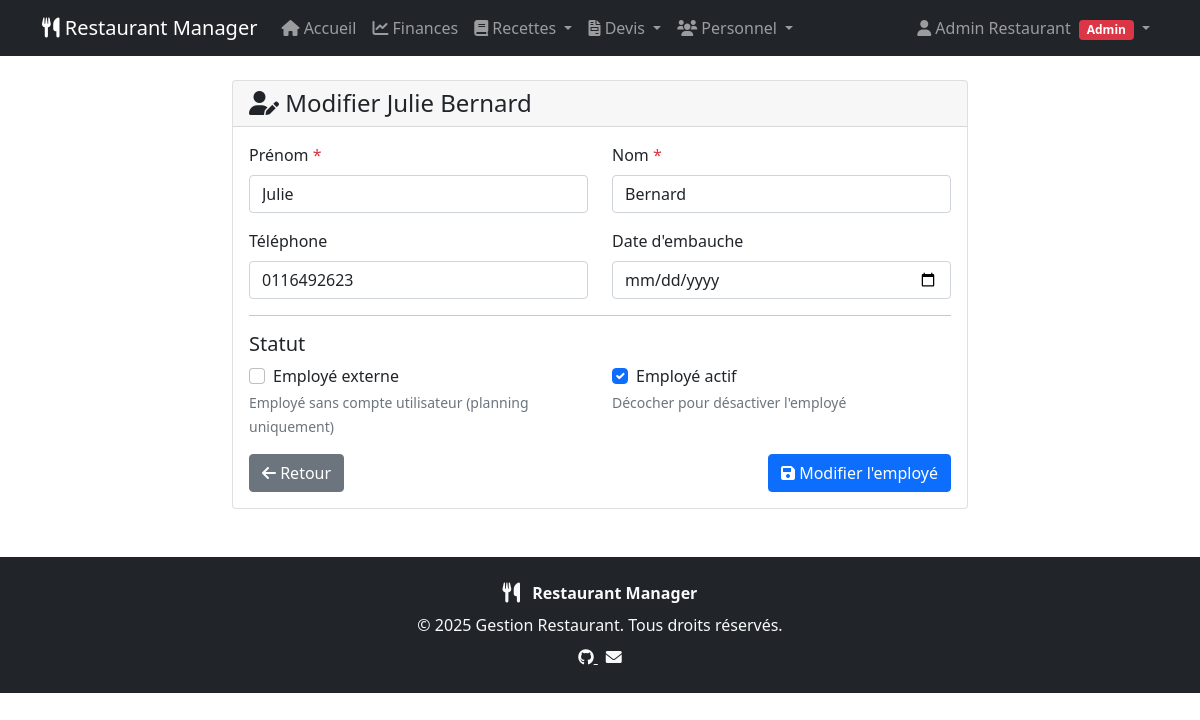
The page /personnel/employes/3/modifier/ (signed in) on the database its author committed.
### staff/models.py (models this page shows, shortened)
class Employee(models.Model):
    user = models.OneToOneField(
        User,
        null=True,
        blank=True,
        on_delete=models.CASCADE,
        verbose_name="Compte utilisateur",
        help_text="Laisser vide pour un employé externe"
    )
    first_name = models.CharField(max_length=100, verbose_name="Prénom")
    last_name = models.CharField(max_length=100, verbose_name="Nom")
    phone = models.CharField(
        max_length=20,
        blank=True,
        verbose_name="Téléphone",
        help_text="Numéro de téléphone de contact"
    )
    is_external = models.BooleanField(
        default=False,
        verbose_name="Employé externe",
        help_text="Employé sans compte utilisateur (planning uniquement)"
    )
    is_active = models.BooleanField(
        default=True,
        verbose_name="Actif",
        help_text="Décocher pour désactiver l'employé"
    )
    hire_date = models.DateField(
        null=True,
        blank=True,
        verbose_name="Date d'embauche"
    )
    created_at = models.DateTimeField(auto_now_add=True, verbose_name="Créé le")
    updated_at = models.DateTimeField(auto_now=True, verbose_name="Modifié le")
    class Meta:
        verbose_name = "Employé"
        verbose_name_plural = "Employés"
        ordering = ['last_name', 'first_name']
    @property
    def full_name(self):
        return f"{self.first_name} {self.last_name}"

### staff/views.py (the view)
# urls.py: path('employes/<int:pk>/modifier/', views.employee_update, name='employee_update'),
@manager_required
def employee_update(request, pk):
    employee = get_object_or_404(Employee, pk=pk)
    if request.method == 'POST':
        form = EmployeeForm(request.POST, instance=employee)
        if form.is_valid():
            form.save()
            messages.success(request, f'Employé {employee.full_name} modifié avec succès.')
            return redirect('staff:employees_list')
    else:
        form = EmployeeForm(instance=employee)
    return render(request, 'staff/employee_form.html', {
        'form': form,
        'employee': employee,
        'title': f'Modifier {employee.full_name}'
    })

### staff/forms.py (shortened to what this page needs)
class EmployeeForm(forms.ModelForm):
    class Meta:
        model = Employee
        fields = ['first_name', 'last_name', 'phone', 'hire_date', 'is_external', 'is_active']
        widgets = {
            'first_name': forms.TextInput(attrs={
                'class': 'form-control',
                'placeholder': 'Prénom de l\'employé'
            }),
            'last_name': forms.TextInput(attrs={
                'class': 'form-control',
                'placeholder': 'Nom de l\'employé'
            }),
            'phone': forms.TextInput(attrs={
                'class': 'form-control',
                'placeholder': 'Ex: 01 23 45 67 89'
            }),
            'hire_date': forms.DateInput(attrs={
                'class': 'form-control',
                'type': 'date'
            }),
            'is_external': forms.CheckboxInput(attrs={
                'class': 'form-check-input'
            }),
            'is_active': forms.CheckboxInput(attrs={
                'class': 'form-check-input'
            }),
        }

### templates/staff/employee_form.html (shortened to what this page needs)
{% extends 'base.html' %}
{% block content %}
<div class="row justify-content-center">
  <div class="col-lg-8">
    <div class="card">
      <div class="card-header">
        <h4 class="mb-0"><i class="fas fa-user-edit"></i> {{ title }}</h4>
      </div>
      <div class="card-body">
        <form method="post">
          <div class="row mb-3">
            <div class="col-md-6">
              <label
                for="{{ form.first_name.id_for_label }}"
                class="form-label"
              >
                Prénom <span class="text-danger">*</span>
              </label>
              {{ form.first_name }}
            </div>
            <div class="col-md-6">
              <label for="{{ form.last_name.id_for_label }}" class="form-label">
                Nom <span class="text-danger">*</span>
              </label>
              {{ form.last_name }}
            </div>
          </div>
          <div class="row mb-3">
            <div class="col-md-6">
              <label for="{{ form.phone.id_for_label }}" class="form-label"
                >Téléphone</label
              >
              {{ form.phone }}
            </div>
            <div class="col-md-6">
              <label for="{{ form.hire_date.id_for_label }}" class="form-label"
                >Date d'embauche</label
              >
              {{ form.hire_date }}
            </div>
          </div>
          {% if employee %}
          <hr />
          <h5>Statut</h5>
          <div class="row mb-3">
            {% if form.is_external %}
            <div class="col-md-6">
              <div class="form-check">
                {{ form.is_external }}
                <label
                  class="form-check-label"
                  for="{{ form.is_external.id_for_label }}"
                >
                  Employé externe
                </label>
              </div>
              {% if form.is_external.help_text %}
              <small class="form-text text-muted"
                >{{ form.is_external.help_text }}</small
              >
              {% endif %}
            </div>
            {% endif %} {% if form.is_active %}
            <div class="col-md-6">
              <div class="form-check">
                {{ form.is_active }}
                <label
                  class="form-check-label"
                  for="{{ form.is_active.id_for_label }}"
                >
                  Employé actif
                </label>
              </div>
              {% if form.is_active.help_text %}
              <small class="form-text text-muted"
                >{{ form.is_active.help_text }}</small
              >
              {% endif %}
            </div>
            {% endif %}
          </div>
          {% endif %}
          <div class="d-flex justify-content-between">
            <a
              href="{% url 'staff:employees_list' %}"
              class="btn btn-secondary"
            >
              <i class="fas fa-arrow-left"></i> Retour
            </a>
            <button type="submit" class="btn btn-primary">
              <i class="fas fa-save"></i>
              {% if employee %}Modifier{% else %}Créer{% endif %} l'employé
            </button>
          </div>
        </form>
      </div>
    </div>
  </div>
</div>
{% endblock %}

### templates/base.html (shortened to what this page needs)
<!DOCTYPE html>
<html lang="fr">
  <head>
    <link
      href="https://cdn.jsdelivr.net/npm/bootstrap@5.1.3/dist/css/bootstrap.min.css"
      rel="stylesheet"
    />
    <link
      href="https://cdnjs.cloudflare.com/ajax/libs/font-awesome/6.0.0/css/all.min.css"
      rel="stylesheet"
    />
  </head>
  <body>
    <nav class="navbar navbar-expand-lg navbar-dark bg-dark">
      <div class="container">
        <a class="navbar-brand" href="{% url 'dashboard:dashboard' %}">
          <i class="fas fa-utensils"></i> Restaurant Manager
        </a>
        <div class="collapse navbar-collapse" id="navbarNav">
          {% if user.is_authenticated %}
          <ul class="navbar-nav me-auto">
            <li class="nav-item">
              <a class="nav-link" href="{% url 'dashboard:dashboard' %}">
                <i class="fas fa-home"></i> Accueil
              </a>
            </li>
            <li class="nav-item">
              <a class="nav-link" href="{% url 'finances:dashboard' %}">
                <i class="fas fa-chart-line"></i> Finances
              </a>
            </li>
            {% if user.is_superuser or user.groups.filter.name == 'Managers' %}
              <li class="nav-item dropdown">
                <a
                  class="nav-link dropdown-toggle"
                  href="#"
                  id="recipesDropdown"
                  role="button"
                  data-bs-toggle="dropdown"
                >
                  <i class="fas fa-book"></i> Recettes
                </a>
              </li>
            {% endif %}
            {% if user.is_superuser or user.groups.filter.name == 'Managers' %}
              <li class="nav-item dropdown">
                <a
                  class="nav-link dropdown-toggle"
                  href="#"
                  id="quotesDropdown"
                  role="button"
                  data-bs-toggle="dropdown"
                >
                  <i class="fas fa-file-invoice"></i> Devis
                </a>
              </li>
            {% endif %}
            <li class="nav-item dropdown">
              <a
                class="nav-link dropdown-toggle"
                href="#"
                id="staffDropdown"
                role="button"
                data-bs-toggle="dropdown"
              >
                <i class="fas fa-users"></i> Personnel
              </a>
            </li>
          </ul>
          <ul class="navbar-nav">
            <li class="nav-item dropdown">
              <a
                class="nav-link dropdown-toggle"
                href="#"
                id="userDropdown"
                role="button"
                data-bs-toggle="dropdown"
              >
                <i class="fas fa-user"></i>
                {{ user.get_full_name|default:user.username }}
                {% if user.is_superuser %}
                  <span class="badge bg-danger ms-1">Admin</span>
                  {% elif user.groups.filter.name == 'Managers' %}
                  <span class="badge bg-warning ms-1">Manager</span>
                  {% elif user.groups.filter.name == 'Employees' %}
                  <span class="badge bg-info ms-1">Employé</span>
                {% endif %}
              </a>
            </li>
          </ul>
          {% endif %}
        </div>
      </div>
    </nav>
    <div class="container mt-4">{% block content %} {% endblock %}</div>
    <footer class="bg-dark text-light mt-5 py-4">
      <div class="container text-center">
        <div class="mb-2">
          <i class="fas fa-utensils fa-lg me-2"></i>
          <span class="fw-bold">Restaurant Manager</span>
        </div>
        <div class="mb-2">
          &copy; {{ now|default:2025 }} Gestion Restaurant. Tous droits réservés.
        </div>
        <div>
          <a href="https://github.com/andrewarnaud1/mymanager" class="text-light me-2" target="_blank" rel="noopener">
            <i class="fab fa-github"></i>
          </a>
          <a href="mailto:contact@restaurant.com" class="text-light">
            <i class="fas fa-envelope"></i>
          </a>
        </div>
      </div>
    </footer>
  </body>
</html>

### rows shown on the page
Employee: first_name "Julie", last_name "Bernard", phone "0116492623", is_active "☑"

### other values the page prints
{{ user.get_full_name|default:user.username }} "Admin Restaurant"
{{ title }} "Modifier Julie Bernard"
{{ now|default:2025 }} "2025"
